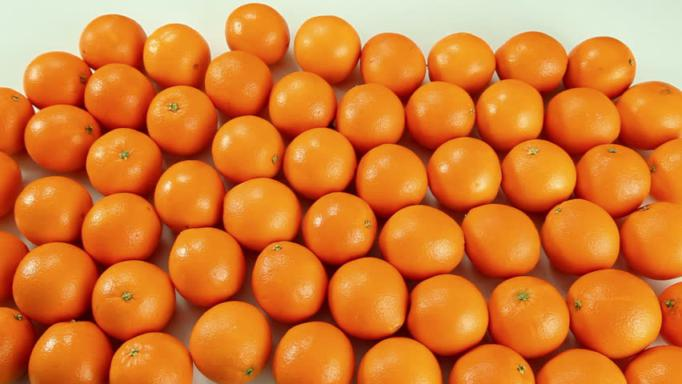
#> input picture Descriptors/Canny/image.jpg, 682 x 384 px
$ python Canny.py
#> lines starting #> are read from the running program, lines starting #| are printed output that depends on the picture
import cv2
import numpy as np
import matplotlib.pyplot as plt

def sobel(image):

    Gx = np.array([[-1, 0, 1],
                   [-2, 0, 2],
                   [-1, 0, 1]])

    Gy = np.array([[-1, -2, -1],
                   [0, 0, 0],
                   [1, 2, 1]])

    # Получаем размеры изображения
    h, w = image.shape

    # Создаем массивы для результатов
    X = np.zeros_like(image, dtype=np.float64)
    Y = np.zeros_like(image, dtype=np.float64)
    M = np.zeros_like(image, dtype=np.float64)
    Theta=np.zeros_like(image, dtype=np.float64)

    # Применяем свертку (обходим пиксели, кроме границ)
    for i in range(1, h - 1):
        for j in range(1, w - 1):
            # Вырезаем область 3x3 вокруг текущего пикселя
            region = image[i-1:i+2, j-1:j+2]

            # Вычисляем градиент по X и Y
            gx = np.sum(region * Gx)
            gy = np.sum(region * Gy)

            X[i, j] = gx
            Y[i, j] = gy

            # Вычисляем величину градиента и направление
            M[i, j] = np.sqrt(gx**2 + gy**2)
            Theta[i, j]=np.atan2(gy, gx)

    return M, Theta

def NMS(M, Theta):
    Suppressed = np.zeros_like(M, dtype=np.float64)
    h, w = M.shape

    for i in range(1, h - 1):
        for j in range(1, w - 1):
            angle = Theta[i, j]
            angle = np.degrees(angle) % 180

            if (0 <= angle < 22.5) or (157.5 <= angle <= 180):
                n1 = M[i, j-1]
                n2 = M[i, j+1]
            elif (22.5 <= angle < 67.5):
                n1 = M[i-1, j+1]
                n2 = M[i+1, j-1]
            elif (67.5 <= angle < 112.5):
                n1 = M[i-1, j]
                n2 = M[i+1, j]
            else:
                n1 = M[i-1, j-1]
                n2 = M[i+1, j+1]

            if M[i, j] >= n1 and M[i, j] >= n2:
                Suppressed[i, j] = M[i, j]

    return Suppressed

def Double_threshold_filtering(Suppressed, bottom_treshold, top_treshold):
    Filtered=np.zeros_like(Suppressed, dtype=np.float64)
    for i in range(1, len(Suppressed)-1):
        for j in range(1, len(Suppressed[0])-1):
            if Suppressed[i, j]>top_treshold:
                Filtered[i, j]=255
            elif Suppressed[i, j]>bottom_treshold:
                Filtered[i, j]=100
    return Filtered

def normalizanion(M):
    return M/np.sum(M)*len(M)*len(M[0])


img = cv2.cvtColor((cv2.imread("image.jpg")), cv2.COLOR_BGR2GRAY)
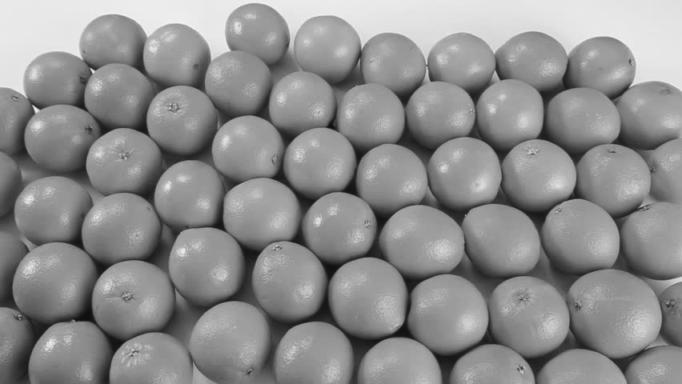
#> img: shape (384, 682); min 13, max 248, mean 141.5
img = cv2.GaussianBlur(img, (5, 5), 41)

M, Theta = sobel(img)
#> after the loop in sobel, `for i in range(1, h - 1):`:
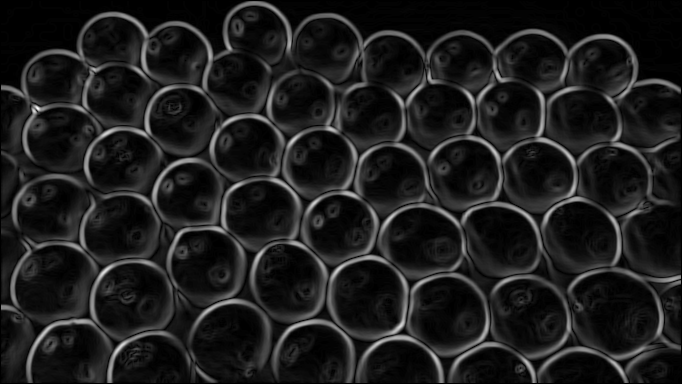
#> M: shape (384, 682) float64; min 0, max 285.7, mean 33.9; drawn with min black and max white
#> after the loop in sobel, `for i in range(1, h - 1):`:
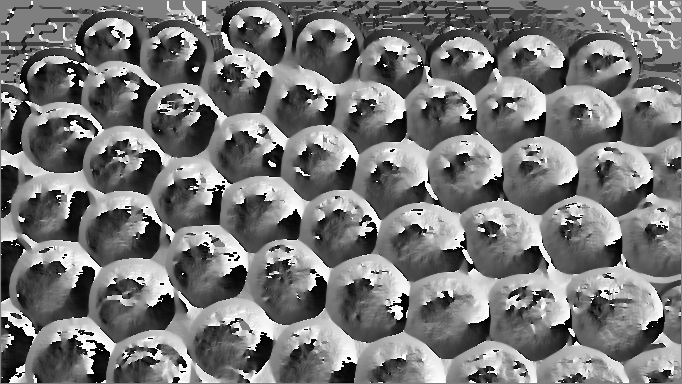
#> Theta: shape (384, 682) float64; min -3.14, max 3.14, mean -0.206; drawn with min black and max white
#> after the loop in sobel, `for i in range(1, h - 1):`:
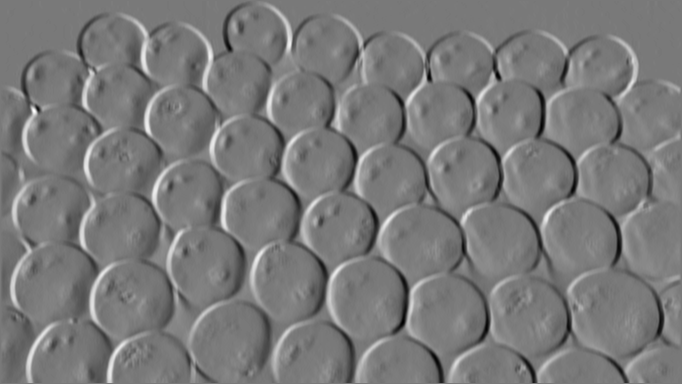
#> X: shape (384, 682) float64; min -197, max 216, mean 0.3; drawn with min black and max white
#> after the loop in sobel, `for i in range(1, h - 1):`:
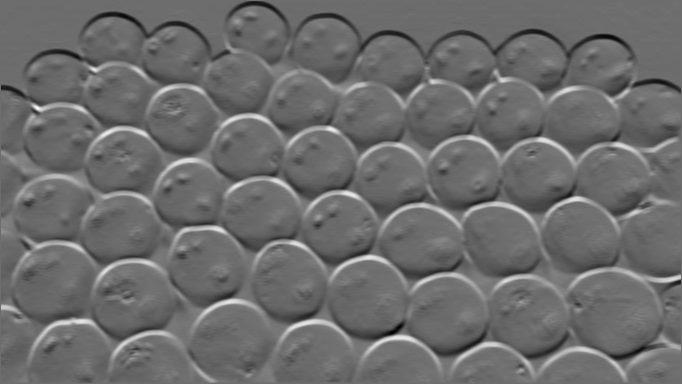
#> Y: shape (384, 682) float64; min -177, max 234, mean -2.1; drawn with min black and max white
cv2.imwrite('M.jpg', M)

Suppressed=NMS(M, Theta)
#> after the loop in NMS, `for i in range(1, h - 1):`:
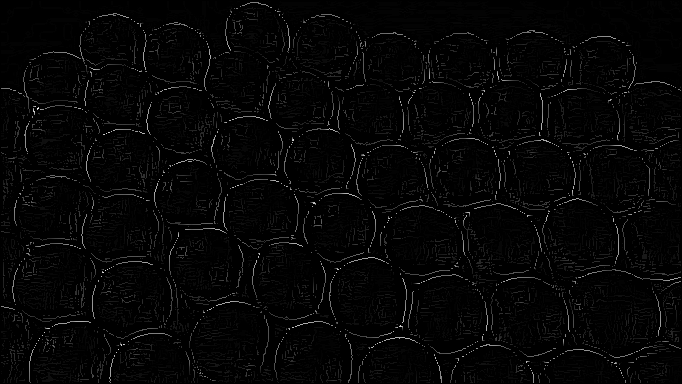
#> Suppressed: shape (384, 682) float64; min 0, max 285.7, mean 6.4; drawn with min black and max white
cv2.imwrite('Suppressed.jpg', Suppressed)

M=normalizanion(M)
Suppressed=NMS(M, Theta)


Filtered=Double_threshold_filtering(Suppressed, 1.5, 2)
#> after the loop in Double_threshold_filtering, `for i in range(1, len(Suppressed)-1):`:
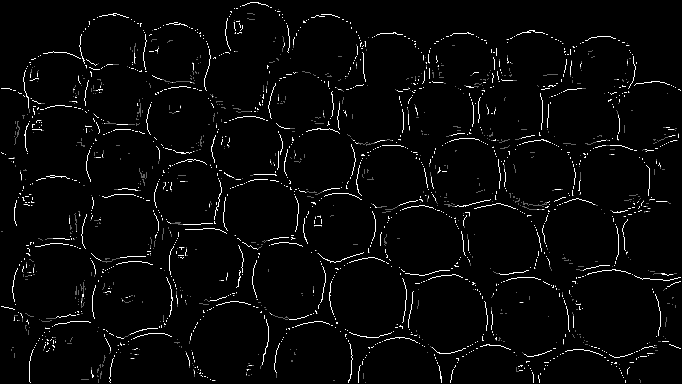
#> Filtered: shape (384, 682) float64; min 0, max 255, mean 8


cv2.imwrite('Filtered.jpg', Filtered)
